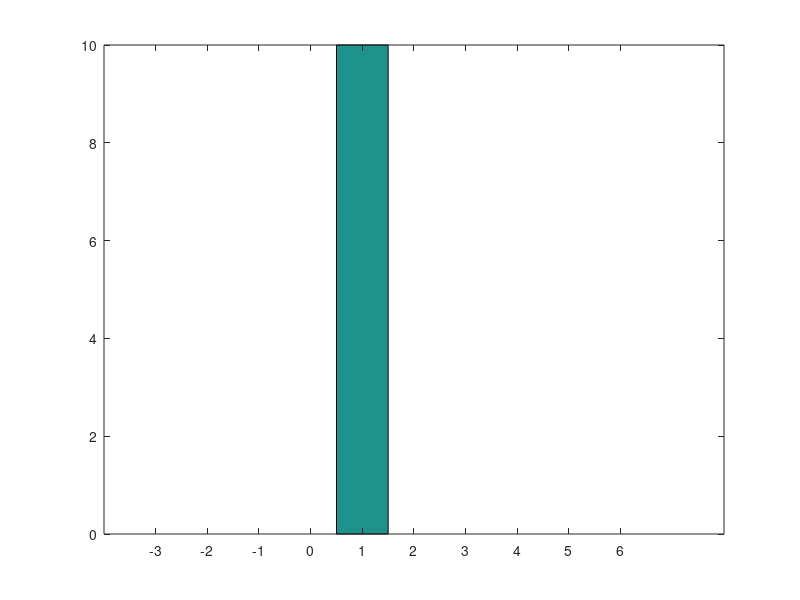

Write MATLAB code to recreate this figure.
LASTNODE=1;
NODE=2;
SRC=3;

SIZE=4;
COUNT=10;

ID=11;
SENT=13;
RESP=15;

FOREIGN_RESP=16;
RX_ACK=17;
RX_COUNT=18;

FWD_DONE=19;
FWD_SUC=20;

FIN_RESP=21;

TIME=22;

if ( ~exist('a') )
  a=load('floodingforwardstats.mat','-ASCII');
end

nodes=unique(a(:,NODE));
pkts=unique(a(:,COUNT))

for n=1:size(nodes)

  node = nodes(n);
  ids = unique(a(find(a(:,NODE) == node),ID));    %welche id hat der Knoten

  if ( size(ids,1) ~= pkts )
    z=zeros(pkts,1);
    z(ids)=1;
    missed_ids=find(z(:) == 0);
    for mi = 1:size(missed_ids,1)
      node
      missed_id = missed_ids(mi)
      %resp = a(find((a(:,11)==missed_ids(mi)) & (a(:,15)==1)),2)
      %ack = a(find((a(:,11)==missed_ids(mi)) & (a(:,1)==node) & ((a(:,17)~=0) | a(:,18)~=0)),:)
      %node having missed node as last node for missed id
      has_as_last_node = a(find((a(:,11)==missed_ids(mi)) & (a(:,LASTNODE)==node)),[NODE SENT RESP FOREIGN_RESP RX_ACK RX_COUNT TIME FIN_RESP])
      %node having missed node as last node for missed id and are resp for node
      has_as_last_node_w_resp = a(find((a(:,11)==missed_ids(mi)) & (a(:,LASTNODE)==node) & (a(:,RESP)==1)),[NODE LASTNODE SENT RESP FOREIGN_RESP RX_ACK RX_COUNT TIME FIN_RESP FWD_DONE FWD_SUCC])
      %node having missed node as last node for missed id and saw a foreign resp for the node
      has_as_last_node_w_forresp = a(find((a(:,11)==missed_ids(mi)) & (a(:,LASTNODE)==node) & (a(:,FOREIGN_RESP)==1)),[NODE SENT RESP FOREIGN_RESP RX_ACK RX_COUNT TIME FIN_RESP])

      % reverse
      for mi_rev = 1:size(has_as_last_node_w_resp,1)
          node_rev = has_as_last_node_w_resp(mi_rev,1)
          has_as_last_node_rev = a(find((a(:,11)==missed_ids(mi)) & (a(:,NODE)==node_rev)),[LASTNODE NODE SENT RESP FOREIGN_RESP RX_ACK RX_COUNT TIME])
      end
    end
  end

end

resp = a(a(:,RESP) == 1, [SRC ID NODE LASTNODE]);
size(resp)
ids = unique(a(:,ID));

size_resp_id = zeros(max(ids),1);

for i=1:size(ids,1)
    resp_id = resp(resp(:,2) == ids(i),:);
    size_resp_id(i) = size(resp_id,1);
end

size_resp_id

%hist(size_resp_id); % soviele balken wie ids

bar([1:max(ids)],size_resp_id)

%fuer id == 1
size_resp_nodes = zeros(size(nodes,1),1);

resp_id = resp(resp(:,2) == 1,:);
for n = 1:size(nodes,1)
    size_resp_nodes(n)=size(resp_id(4) == nodes(n),1);
end

hist(size_resp_nodes)